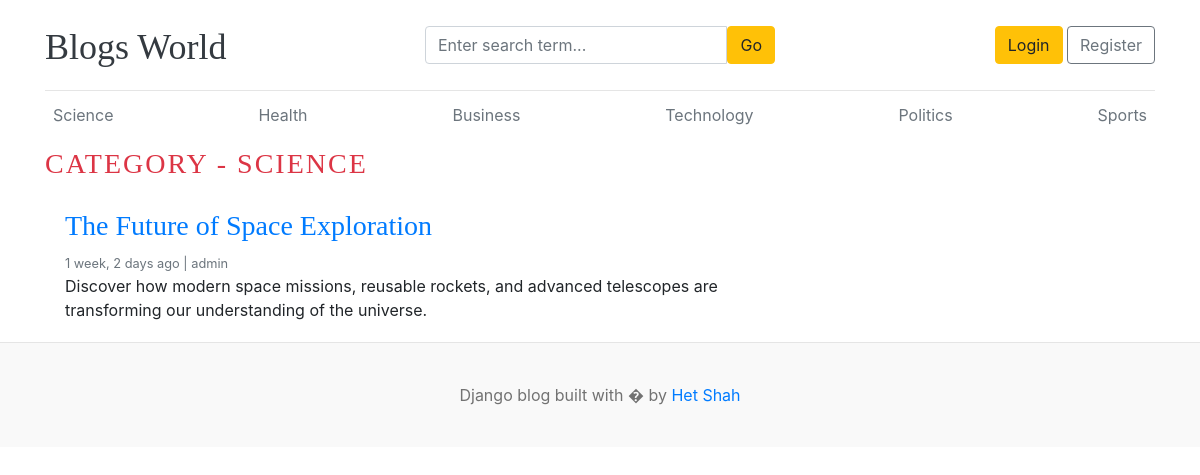
Page /category/1 on the committed database.
### blogs/models.py (models this page shows, shortened)
class Category(models.Model):
  category_name = models.CharField(max_length=50, unique=True)
  created_at = models.DateTimeField(auto_now_add=True)
  updated_at = models.DateTimeField(auto_now=True)
  class Meta:
    verbose_name_plural = 'Categories'
  def __str__(self):
    return self.category_name

class Blogs(models.Model):
  title = models.CharField(max_length=100, unique=True)
  slug = models.SlugField(unique=True, blank=True)
  category = models.ForeignKey(Category, on_delete=models.CASCADE)
  author = models.ForeignKey(User, on_delete=models.CASCADE)
  blog_image = models.ImageField(upload_to= 'uploads/%y/%m/%d')
  short_description = models.TextField(max_length=1000)
  blog_body = models.TextField(max_length=3000)
  status = models.CharField(max_length=100, choices=STATUS_CHOICE, default='draft')
  is_features = models.BooleanField(default=False)
  created_at = models.DateTimeField(auto_now_add=True)
  updated_at = models.DateTimeField(auto_now=True)
  class Meta:
    verbose_name_plural = 'Blogs'

### blogs/views.py (the view)
# urls.py: path('<int:category_id>', views.posts_by_category, name ='posts_by_category'),
def posts_by_category(request, category_id):
  posts = Blogs.objects.filter(status='published', category=category_id)
  try:
    category = Category.objects.get(pk=category_id)
  except:
    return redirect('home')
  context = {
    'posts' : posts,
    'category' : category
  }
  return render(request, 'posts_by_category.html', context)

### blogs/context_processors.py (called while the page is built)
def getCategories(request):
  categories = Category.objects.all()
  return dict(categories=categories)

### templates/posts_by_category.html
{% extends 'base/base.html' %}
{% block content %}
      <h3 class="text-uppercase text-danger" style="letter-spacing: 2px">
        Category - {{category}}
      </h3>
      <main role="main" class="container p-0">
        <div class="row">
          <div class="col-md-8 blog-main">
            {% for post in posts %}
            <div class="card border-0">
              <div class="card-body">
                <h3><a href="{% url 'blogs' post.slug %}">{{ post.title }}</a></h3>
                <small class="mb-1 text-muted">
                  {{post.created_at | timesince }} ago | {{ post.author}}</small
                >
                <p class="card-text">
                  {{ post.short_description|truncatewords:20 }}
                </p>
              </div>
            </div>
            {% endfor %}
          </div>
        </div>
      </main>
    </div>
{% endblock %}

### templates/base/header.html (shortened to what this page needs)
{% load static %}
<!doctype html>
<html lang="en">
  <head>
    <link
      href="https://getbootstrap.com/docs/4.0/dist/css/bootstrap.min.css"
      rel="stylesheet" />
    <link href="{% static 'css/blog.css' %}" rel="stylesheet" />
    <link
      rel="stylesheet"
      href="https://cdnjs.cloudflare.com/ajax/libs/font-awesome/7.3.1/css/all.min.css"
 />
  </head>
  <body>
    <div class="container">
      <header class="blog-header py-3">
        <div class="row flex-nowrap justify-content-between align-items-center">
          <div class="col-4 pt-1">
            <a class="blog-header-logo text-dark" href="/">Blogs World</a>
          </div>
          <div class="col-4">
            <form action="{% url 'search' %}" method="GET">
              <div class="input-group">
                <input
                  type="text"
                  class="form-control"
                  name="keyword"
                  placeholder="Enter search term..." />
                <button
                  type="submit"
                  class="btn btn-warning"
                  id="button-search"
                  type="button">
                  Go
                </button>
              </div>
            </form>
          </div>
          <div class="col-4 d-flex justify-content-end align-items-center">
            {% if not user.is_authenticated %}
            <a class="btn btn-warning" href="{% url 'login' %}">Login</a> &nbsp;
            <a class="btn btn-outline-secondary" href="{% url 'register'%}"
              >Register</a
            >
            {% endif %}
          </div>
        </div>
      </header>
      <div class="nav-scroller py-1 mb-2">
        <nav class="nav d-flex justify-content-between">
          {% for category in categories %}
          <a
            class="p-2 text-muted"
            href="{% url 'posts_by_category' category.id %}"
            >{{ category.category_name }}</a
          >
          {% endfor %}
        </nav>
      </div>

### static/css/blog.css (style rules this page uses)
.blog-header { border-bottom: 1px solid #e5e5e5; }
.blog-header-logo { font-family: "Playfair Display", Georgia, "Times New Roman", serif; font-size: 2.25rem; }
h1, h2, h3, h4, h5, h6 { font-family: "Playfair Display", Georgia, "Times New Roman", serif; }

### rows in the picture
Category: category_name "Science", category_name "SCIENCE"
Category: category_name "Health"
Category: category_name "Business"
Category: category_name "Technology"
Category: category_name "Politics"
Category: category_name "Sports"
Blogs: title "The Future of Space Exploration", created_at "1 week, 2 days", author "admin", short_description "Discover how modern space missions, reusable rockets, and advanced telescopes are transforming our understanding of the universe."
